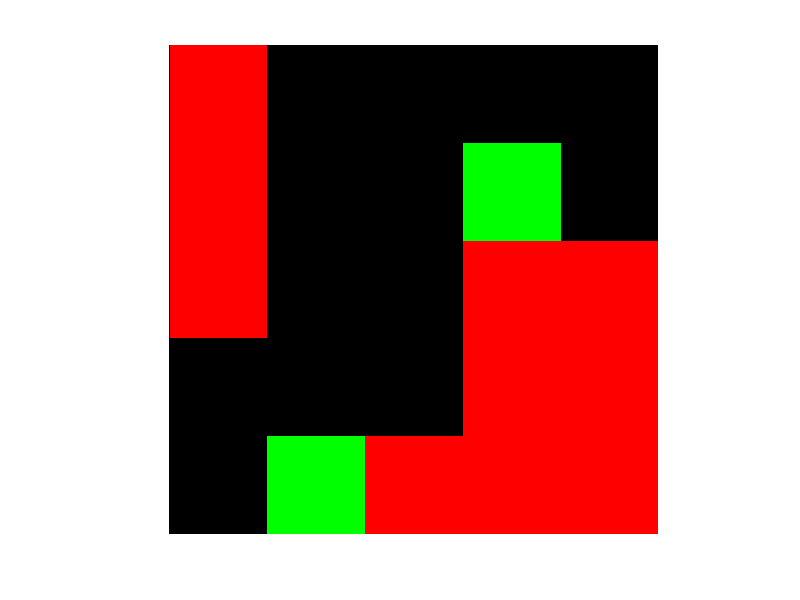

The MATLAB source for this figure: (Note: this script raises an error after producing the figure.)
%% Random indoor environment generator
% This matlab script makes random environments within a given boundaries of
% an environment. The corridors are generated by virtual agents, started from
% each location that the robot in the final environment will start from. This
% script ensures that the generated corridors are always connected to
% each other. After the corridor generation, doors and rooms are created at
% random as well.
%%%%%%%%%%%
% Authored by Kimberly McGuire (k.n.mcguire@tudelft.nl)
%%%%%%%%%%%%


close all
clc
clear all

%Defined variables
width_environment = 5;
height_environment = 5;
resolution=2;
starting_location_agents = [1,1;5,5];
chance_agent_gostraight = 0.6;
density_corridor = 0.45;
density_openings = 0.5;
size_opening = 8;
opening_percentage = 0.03;
size_rooms = 2;
iterations = 100;
visualize_agents = true;
create_rooms = true;
show_end_result = true;
make_ARGoS_environment = true;

% Initializing environment grid
grid = cell(width_environment,height_environment);
grid{width_environment,height_environment} = [];
for k = 1:width_environment
    for j = 1:height_environment
        grid{k,j}.agent = 0;
        grid{k,j}.circle_action = zeros(2,4);
        grid{k,j}.corridor = 0;
    end
end

% Initialize starting position per agent
for k=1:size(starting_location_agents,2)
    grid{starting_location_agents(k,1),starting_location_agents(k,2)}.agent = 1;
    grid{starting_location_agents(k,1),starting_location_agents(k,2)}.circle_action = circshift([0 1; 1 0; 0 -1; -1 0],[randi([0,4]) 0]);
end

% Initialize variables for loop
random_number = 0;
next_action = "go_straight";

%For It iterations
for it = 1:iterations
    
    %Find current location of agent(s) in grid
    convertgrid= cellfun( @(sas) sas.agent, grid, 'uni', 0 );
    isyes = cellfun(@(sas)isequal(sas,1),convertgrid);
    [rowagent,colagent] = find(isyes);
    
    % For il agents found.
    for il=1:length(rowagent)
        
        %Randomize action selector for the agent
        %pick random number
        random_number = rand;
        %  percent of the time just go straight
        if random_number<=chance_agent_gostraight
            next_action = "go_straight";
        else % Do something else
            precentage_rest = 1-chance_agent_gostraight;
            if random_number>chance_agent_gostraight&&random_number<=chance_agent_gostraight + precentage_rest/2
                next_action = "go_left";
            end
            if random_number>chance_agent_gostraight + precentage_rest/2&&random_number<=1
                next_action = "go_right";
            end
        end
        
        % Per state, find out the direction the agent want to go next with
        % a circle_action. This ensures that the agent only has choice
        % between up left down right (and their immediate neighbors)
        switch next_action
            case "go_straight"
                %Do nothing
            case "go_left"
                grid{rowagent(il),colagent(il)}.circle_action= circshift(grid{rowagent(il),colagent(il)}.circle_action,[-1 0]);
            case "go_right"
                grid{rowagent(il),colagent(il)}.circle_action= circshift(grid{rowagent(il),colagent(il)}.circle_action,[1 0]);
        end
        
        % Calculate next direction and location of the agent
        next_direction = grid{rowagent(il),colagent(il)}.circle_action(1,:);
        next_location_agent = [rowagent(il)+next_direction(1),colagent(il)+next_direction(2)];
        
        %If next location is outside of environment, relocate the agent to
        %the otherside of the environment (like snake 2!)
        next_location_agent = [1 + mod(next_location_agent(1)-1,width_environment), ...
            1 + mod(next_location_agent(2)-1,height_environment)];
        
        %Place the agent at the next location and leave a corridor trace
        grid{next_location_agent(1),next_location_agent(2)}.agent = 1;
        grid{next_location_agent(1),next_location_agent(2)}.circle_action = grid{rowagent(il),colagent(il)}.circle_action ;
        grid{rowagent(il),colagent(il)}.agent = 0;
        grid{rowagent(il),colagent(il)}.corridor = 1;
    end
    
    %Obtain the resulting corridor from this iteration and check if it
    %surpasses the given density value
    result_corridor= cell2mat(cellfun( @(sas) sas.corridor, grid, 'uni', 0 ));
    if sum(sum(result_corridor))/(width_environment*height_environment) > density_corridor
        break
    end
    % Visualize the agents making the environment
    if visualize_agents
        figure(1),
        result_current_location_agent= cell2mat(cellfun( @(sas) sas.agent, grid, 'uni', 0 ));
        rgb=zeros(width_environment,height_environment,3);
        rgb(:,:,1)=result_corridor;
        rgb(:,:,2)=result_current_location_agent;
        imshow(rgb,[],'InitialMagnification',1000)
    end
end


%% Check connectivity of walls between agents
close all

%Find the clusters of corridors
corridor_bin=imbinarize(result_corridor);
connected_corridors= bwconncomp(corridor_bin);

% Go through each cluster and see if the agents position is all in one of them
found_connection=false;
for k = 1:connected_corridors.NumObjects
    [y,x] = ind2sub(size(corridor_bin), connected_corridors.PixelIdxList{k});
    %See per initial position, if the agents sit in the same cluster
    for m = 1:size(starting_location_agents,2)
        clear check_interconnection
        check_interconnection=intersect([y,x],starting_location_agents(m,:),'rows');
        %if just one is empty, immediatly break the loop!
        if isempty(check_interconnection)
            break
        else
            %Do not do anything and continue loop
        end
    end
    %if last check_interconnection is not empty, means it found all agentns
    %initial positions in the one cluster
    if ~isempty(check_interconnection)
        found_connection=true;
        break
    end
end

% Give error messages if the initial position of the agents are not within
% the cluster
if(found_connection==false)
    error("maze is not interconnected!! Run the script again!!")
end


%% Create boundary walls

% Increase binary image for more resolution to create walls
corridor_bin_resize=imresize(corridor_bin,10,'nearest');

% Find bounderies at the clusters of corridors
[boundery_coord,L] = bwboundaries(corridor_bin_resize,4);

%Create binary image for just the walls
boundary_bin=zeros(width_environment*10,height_environment*10);
for k=1:length(boundery_coord)
    boundary = boundery_coord{k};
    for l = 1:size(boundery_coord{k},1)
        boundary_bin(boundery_coord{k}(l,1),boundery_coord{k}(l,2))=1;
    end
end

if create_rooms
    for k=1:size_rooms*10:width_environment*10
        for m=1:height_environment*10
            if (corridor_bin_resize(k,m)==0)
                boundary_bin(k,m)=1;
            end
        end
    end
    for m=1:size_rooms*10:width_environment*10
        for k=1:height_environment*10
            if (corridor_bin_resize(k,m)==0)
                boundary_bin(k,m)=1;
            end
        end
    end
end

boundaries_with_holes = boundary_bin;
for k=1:length(boundery_coord)
    boundary = boundery_coord{k};
    for l = 1:size(boundery_coord{k},1)
        random_number = rand;
        if(random_number<opening_percentage)
            boundaries_with_holes=rgb2gray(insertShape(boundaries_with_holes,'FilledRectangle',[boundery_coord{k}(l,1)-size_opening/2,boundery_coord{k}(l,2)-size_opening/2,size_opening,size_opening],...
                'Color','black','Opacity',1.0));
        end
    end
end

%Create opening like doors, by adding noise to the corridor bin and remove
%it from the created walls
% noise_bin=imbinarize(imnoise(zeros(width_environment,height_environment),'salt & pepper',density_openings));
% noise_bin=imresize(noise_bin,10,'nearest');
% boundaries_with_holes = boundary_bin-noise_bin;
boundery_coord_new=[];
[boundery_coord_new(:,2), boundery_coord_new(:,1)] = find(boundaries_with_holes==1);

if show_end_result

    figure,imshow(boundaries_with_holes)
end


%%  Create Argos environment
% Makes an ARGoS environment based on the random agent-based environment
% builder, by making each box a pixel in the following form:

%  <box id="wall_west" size="0.1,20,0.5" movable="false">
%       <body position="x_pos_argos,y_pos_argos,0" orientation="0,0,0"/>
% </box>
% TO DO: put robots on postions
%
%
if make_ARGoS_environment
    
    
    % Start of environment, based on height and width of the generated one
    str_start_arena = sprintf('<arena size="%d, %d, 2" center="0,0,0.5">',width_environment*resolution,height_environment*resolution);
    str_start_arena= strcat(str_start_arena, ...
        sprintf('\n<box id="wall_1" size="%d,0.1,0.5" movable="false"> \n <body position="0,%d,0" orientation="0,0,0"/>\n</box>' ...
        ,width_environment*resolution,width_environment/2*resolution));
    str_start_arena= strcat(str_start_arena, ...
        sprintf('\n<box id="wall_2" size="%d,0.1,0.5" movable="false"> \n <body position="0,%d,0" orientation="0,0,0"/>\n</box>' ...
        ,width_environment*resolution,-width_environment/2*resolution));
    str_start_arena= strcat(str_start_arena, ...
        sprintf('\n<box id="wall_3" size="0.1,%d,0.5" movable="false"> \n <body position="%d,0,0" orientation="0,0,0"/>\n</box>' ...
        ,width_environment*resolution,width_environment/2*resolution));
    str_start_arena= strcat(str_start_arena, ...
        sprintf('\n<box id="wall_4" size="0.1,%d,0.5" movable="false"> \n <body position="%d,0,0" orientation="0,0,0"/>\n</box>' ...
        ,width_environment*resolution,-width_environment/2*resolution));
    
    str_loc_bot = "";
    rotation=[-270, -90];
    for k = 1:size(starting_location_agents,1)
        str_loc_bot = strcat(str_loc_bot,sprintf('\n<foot-bot id="bot%d">',k-1));
        str_loc_bot = strcat(str_loc_bot,sprintf('\n<body position="%d,%d,0" orientation="%d,0,0" />',...
            starting_location_agents(k,1)*resolution - 1 - width_environment/2*resolution,...
            starting_location_agents(k,2)*resolution -1- height_environment/2*resolution,...
            rotation(k)));
        str_loc_bot = strcat(str_loc_bot,sprintf('\n<controller config="argos_ros_bot"/>\n</foot-bot>'));
    end

    
    
    x_pos_argos = size(boundery_coord_new,1);
    y_pos_argos = size(boundery_coord_new,1);
    id = zeros(size(boundery_coord_new,1),1);
    
    
    % Transform each boundary coordinate to a coordinate in ARGoS
    h=1;
    for k=1:size(boundery_coord_new,1)
        id(h) = h;
        y_pos_argos(h)=boundery_coord_new(k,1) / 10*resolution - width_environment/2*resolution;
        x_pos_argos(h)=boundery_coord_new(k,2) / 10*resolution - height_environment/2*resolution;
        h=h+1;
    end
    list= zeros(length(id),3);
    list(:,1)=id;
    list(:,2)=x_pos_argos;
    list(:,3)=y_pos_argos;
    
    % Put a box as a pixel on where the boundaries are generated
    formatspec = '\n<box id="%d" size="0.2,0.2,0.5" movable="false"> <body position="%4.2f,%4.2f,0" orientation="0,0,0"/> </box>';
    str_random_env = sprintf(formatspec,list');
    
    %specify end of environment area
    str_end_arena = sprintf('\n</arena>');
    
    %Concatenate the strings together
    str_total = strcat(str_start_arena,str_loc_bot, str_random_env, str_end_arena);
    
    % Read out the template file, use it to find the trigger string (which is
    % <arena></arena> in here). Then replace it with str_total with the random
    % generated environment
    fid = fopen(fullfile('..', 'argos_worlds', 'rand_env_template.argos'),'rt');
    f=fread(fid);
    f=char(f.');
    f = strrep(f,'<arena></arena>',str_total);
    fid  = fopen(fullfile('..', 'argos_worlds', 'rand_env_test.argos'),'wt');
    fwrite(fid,f) ;
    fclose(fid);
end
%And you are finished :):):)
disp('Environment generated and saved in ../argos_world/rand_env_test.argos !!!')
